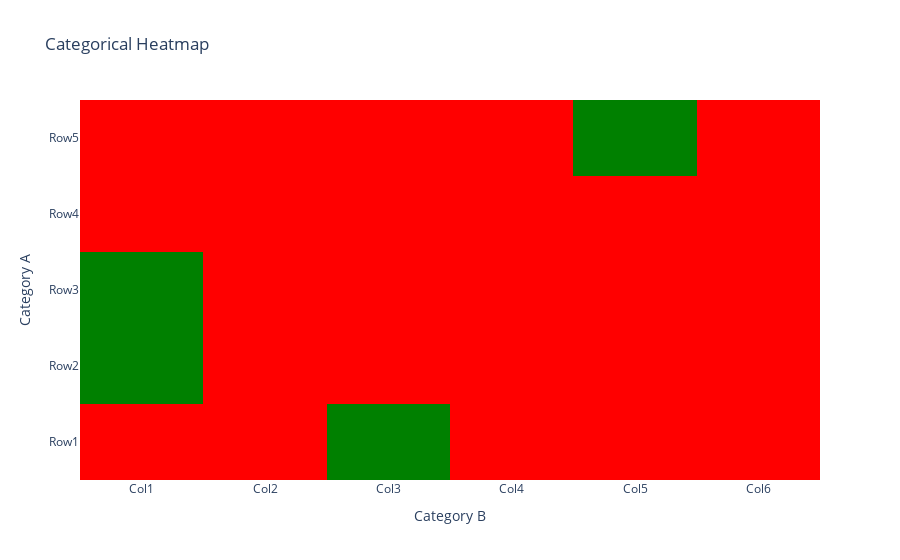

Notebook code cell kept with this figure:
### Code cell
import numpy as np
import plotly.graph_objects as go

# Original matrix
matrix = np.array([[  0.,  -4.,   8.,  -5.,  -2.,  -3.],
                   [  2.,  -3.,  -4., -11., -10., -11.],
                   [  7.,  -7., -10., -10.,  -8.,  -8.],
                   [ -1.,  -4.,  -8.,  -2.,  -6.,  -1.],
                   [ -2.,  -9.,  -7., -11.,   2.,   0.]])

# Convert to binary categories: 0 for 'Less than 0', 1 for 'Bigger than 0'
binary_matrix = np.where(matrix > 0, 1, 0)

# Prepare data for Plotly
z_values = binary_matrix

# Define colors for the binary values
colors = ['red', 'green']

# Create heatmap
heatmap = go.Figure(data=go.Heatmap(
    z=z_values,
    x=['Col1', 'Col2', 'Col3', 'Col4', 'Col5', 'Col6'],  # Example column labels
    y=['Row1', 'Row2', 'Row3', 'Row4', 'Row5'],          # Example row labels
    colorscale=[[0, 'red'], [1, 'green']],
    showscale=False,
    zmin=0,  # Set min value for colorscale
    zmax=1   # Set max value for colorscale
))

# Update layout for better readability
heatmap.update_layout(
    title='Categorical Heatmap',
    xaxis_title='Category B',
    yaxis_title='Category A',
    xaxis=dict(tickmode='array', tickvals=list(range(6)), ticktext=['Col1', 'Col2', 'Col3', 'Col4', 'Col5', 'Col6']),
    yaxis=dict(tickmode='array', tickvals=list(range(5)), ticktext=['Row1', 'Row2', 'Row3', 'Row4', 'Row5'])
)

heatmap.show()

### Figure 1 — Plotly figure (JSON) as saved in the notebook; plotly's stock layout.template omitted (floating-point values rounded to 4 significant figures)
{"data": [{"colorscale": [[0, "red"], [1, "green"]], "showscale": false, "type": "heatmap", "x": ["Col1", "Col2", "Col3", "Col4", "Col5", "Col6"], "y": ["Row1", "Row2", "Row3", "Row4", "Row5"], "z": [[0, 0, 1, 0, 0, 0], [1, 0, 0, 0, 0, 0], [1, 0, 0, 0, 0, 0], [0, 0, 0, 0, 0, 0], [0, 0, 0, 0, 1, 0]], "zmax": 1, "zmin": 0}], "layout": {"title": {"text": "Categorical Heatmap"}, "xaxis": {"tickmode": "array", "ticktext": ["Col1", "Col2", "Col3", "Col4", "Col5", "Col6"], "tickvals": [0, 1, 2, 3, 4, 5], "title": {"text": "Category B"}}, "yaxis": {"tickmode": "array", "ticktext": ["Row1", "Row2", "Row3", "Row4", "Row5"], "tickvals": [0, 1, 2, 3, 4], "title": {"text": "Category A"}}}}
